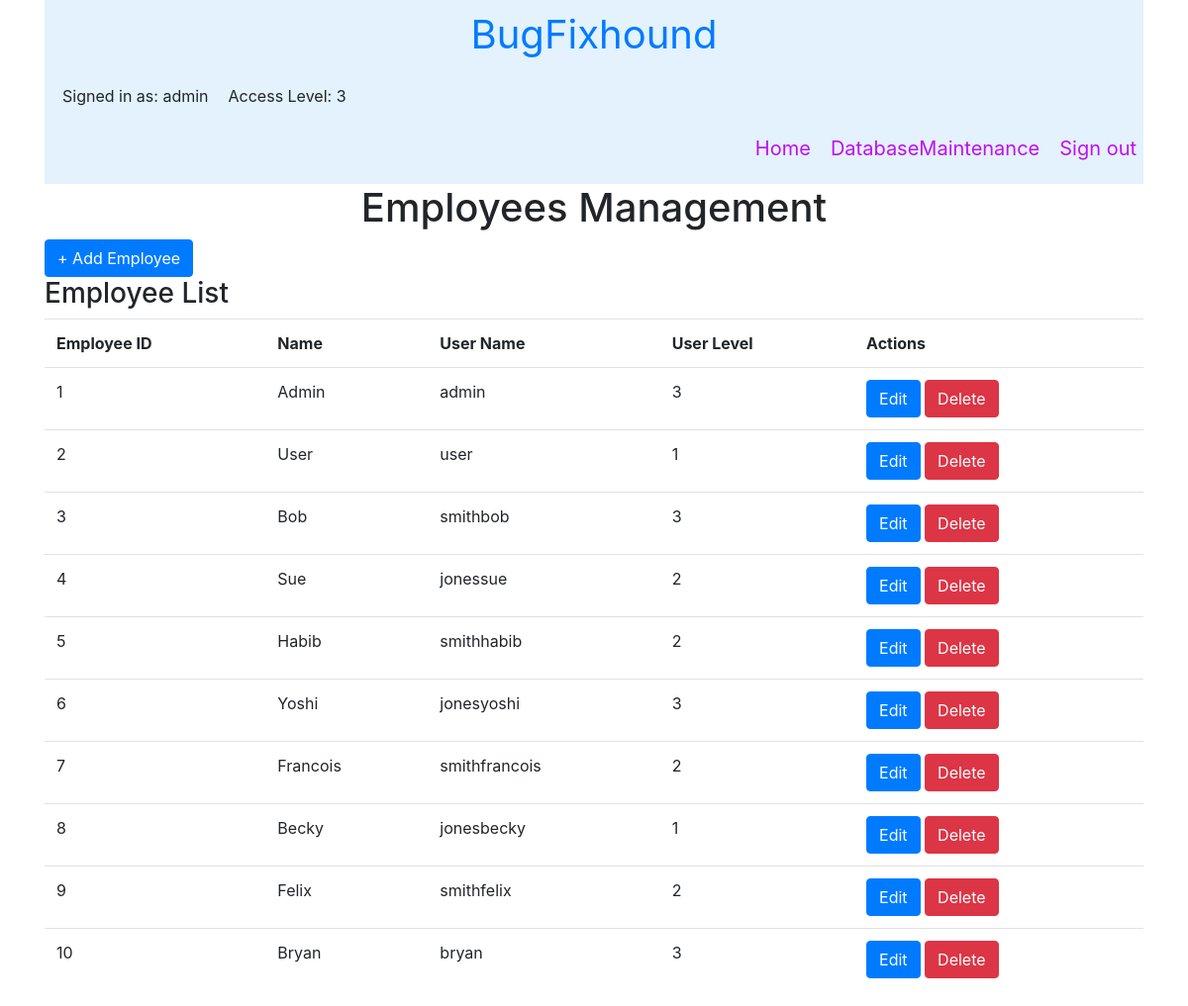
The page /manage_employee (signed in) on the database its author committed.
### tables this page shows
CREATE TABLE employees (id INTEGER PRIMARY KEY, name TEXT, username TEXT, password TEXT, userlevel INTEGER);

### main.py (the view)
@app.get("/manage_employee")
@app.post("/manage_employee")
async def manage_employee(request: Request):
    if 'logged_in' not in request.session:
        flash(request, "Please login to access database maintenance", "Error")
        return templates.TemplateResponse("login.html", {"request": request})
    if request.session.get('userlevel') != 3:
        return templates.TemplateResponse("home.html", {"request": request, "username": request.session.get('username'), "userlevel": request.session.get('userlevel')})
    try:
        con = connect()
        con.row_factory = sqlite3.Row
        cur = con.cursor()
        res = cur.execute("SELECT  * FROM employees")
        employees = res.fetchall()
        print("db RESULT: found employees ", len(employees))
    except sqlite3.Error as e:
        print("A database error occurred:", e.args[0])
    if employees:
        return templates.TemplateResponse("manage_employee.html", {"request": request, "username": request.session.get('username'), "userlevel": request.session.get('userlevel'), "employees": employees})
    return templates.TemplateResponse("manage_employee.html", {"request": request, "username": request.session.get('username'), "userlevel": request.session.get('userlevel')})

### templates/manage_employee.html (shortened to what this page needs)
<!doctype html>
<html>
<head>
   <link href="{{url_for('static', path = 'css/bootstrap.min.css')}}" rel="stylesheet">
</head>
<body>
   {% include "header.html" %}
   <div class="container">
      <div class="text-center">
         <h1>Employees Management</h1>
      </div>
   </div>
   <div class="container">
      <div class="row">
         <div class="col md-12">
            <button type="button" class="btn btn-primary" data-toggle="modal" data-target="#myModal">+ Add
               Employee</button>
            <h3>Employee List </h3>
            <table class="table">
               <tr>
                  <th scope="col">Employee ID</th>
                  <th scope="col">Name</th>
                  <th scope="col">User Name</th>
                  <th scope="col">User Level</th>
                  <th scope="col">Actions</th>
               </tr>
               {% for row in employees %}
               <tr>
                  <td>{{row['id']}}</td>
                  <td>{{row['name']}}</td>
                  <td>{{row['username']}}</td>
                  <td>{{row['userlevel']}}</td>
                  <td>
                     <a href="#modaledit{{row['id']}}" class="btn btn-primary btn-xs" data-toggle="modal"
                        data-target="#modaledit{{row['id']}}">Edit</a>
                     <a href="/delete_employee/{{row['id']}}" class="btn btn-danger btn-xs"
                        onclick="return confirm('Confirm deletion of employee? Bug reports reported or assigned, etc will also be deleted')">Delete</a>
                  </td>
               </tr>
               {% endfor %}
            </table>
         </div>
      </div>
   </div>
</body>

### templates/header.html (shortened to what this page needs)
<div class="container">
  <nav class="navbar navbar-light">
    <div class="navbar-brand"><a href="{{ url_for('home') }}">BugFixhound</a></div>
    <ul class="nav-links left-items">
      <li class="nav-item">Signed in as: {{username}}</li>
      <li class="nav-item">Access Level: {{userlevel}}</li>
    </ul>
    <ul class="nav-links right-items">
      <li class="nav-item"><a href="{{ url_for('home') }}">Home</a></li>
      {% if userlevel == 3 %}
      <li class="nav-item"><a href="{{ url_for('maintain_database') }}">DatabaseMaintenance</a></li>
      {% endif %}
      <li class="nav-item"><a href="{{ url_for('logout') }}">Sign out</a></li>
    </ul>
  </nav>
</div>

### templates/header.html (style rules this page uses)
.navbar { display: flex; flex-direction: column; align-items: center; justify-content: center; background-color: #e3f2fd; padding: 0 0px; margin-bottom: 0px; }
.navbar-brand { font-size: 40px; margin-bottom: 10px; text-align: center; width: 100%; }
.nav-links { display: flex; justify-content: space-between; align-items: center; width: 100%; padding: 0; list-style-type: none; }
.nav-item { padding: 5px 10px; }
.nav-links li a { color: #c10ff3; font-size: 20px; text-decoration: none; }
.left-items { justify-content: start; }
.right-items { justify-content: end; margin-right: 10px; }

### rows shown on the page
employees: id "1", name "Admin", username "admin", userlevel "3"
employees: id "2", name "User", username "user", userlevel "1"
employees: id "3", name "Bob", username "smithbob", userlevel "3"
employees: id "4", name "Sue", username "jonessue", userlevel "2"
employees: id "5", name "Habib", username "smithhabib", userlevel "2"
employees: id "6", name "Yoshi", username "jonesyoshi", userlevel "3"
employees: id "7", name "Francois", username "smithfrancois", userlevel "2"
employees: id "8", name "Becky", username "jonesbecky", userlevel "1"
employees: id "9", name "Felix", username "smithfelix", userlevel "2"
employees: id "10", name "Bryan", username "bryan", userlevel "3"

### other values the page prints
{{ username }} "admin"
{{ userlevel }} "3"
